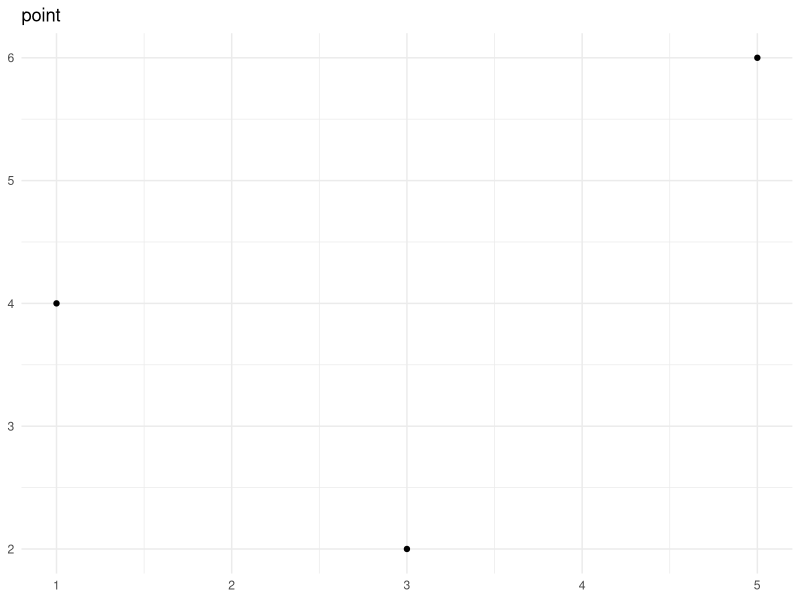
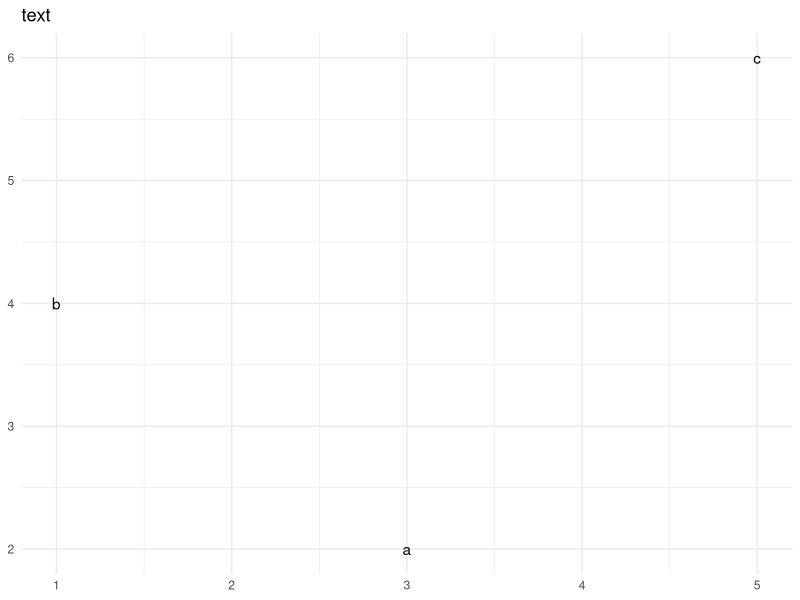

Reproduce these figures in R, in order.
library(tidyverse)

df <- data.frame(
  x = c(3, 1, 5),
  y = c(2, 4, 6),
  label = c("a", "b", "c")
)

p <- ggplot(df, aes(x, y, label = label)) +
  labs(x = NULL, y = NULL) +
  theme_minimal()
p + geom_point() + ggtitle("point")
p + geom_text() + ggtitle("text")